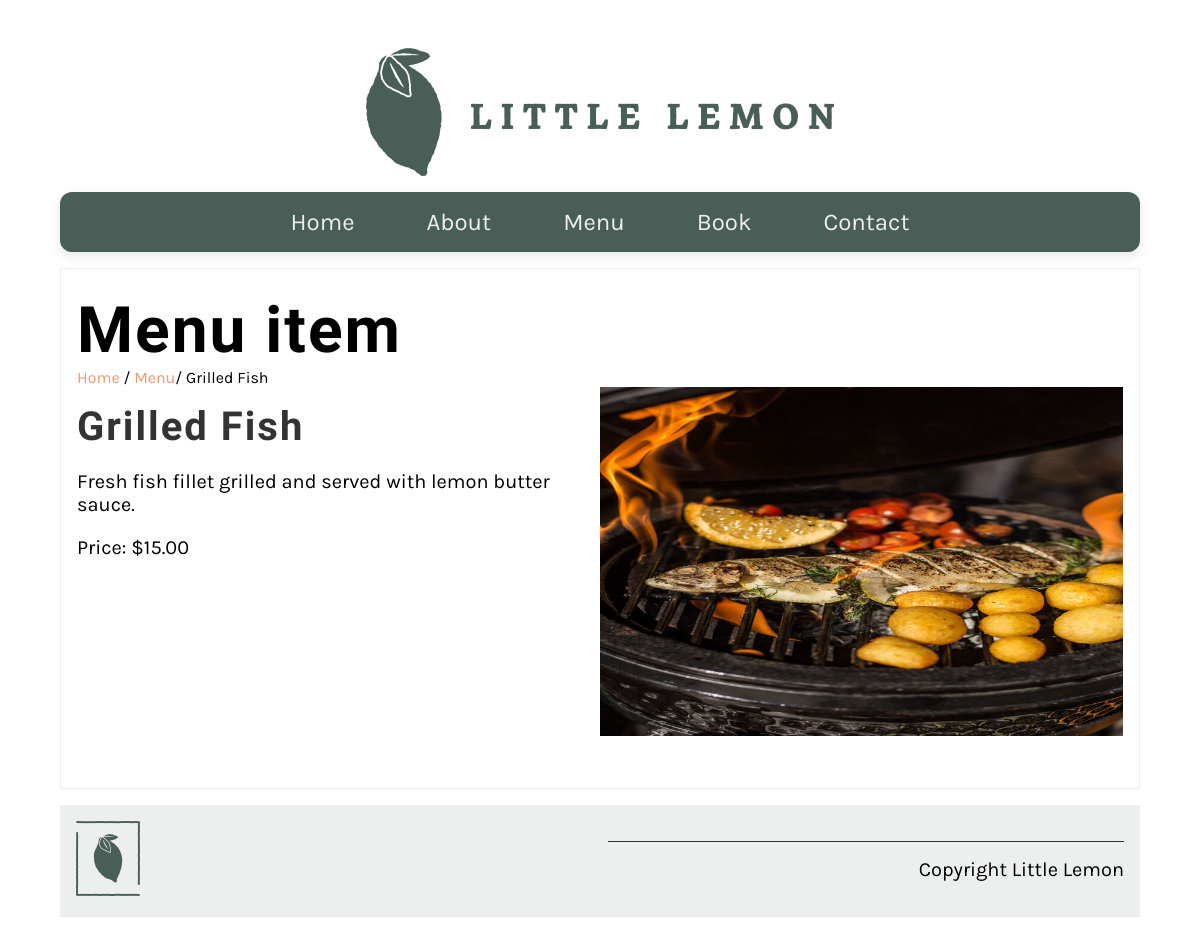
The app's page /menu_item/3/ with its own data.
### restaurant/models.py (models this page shows, shortened)
class Menu(models.Model):
   name=models.CharField(max_length=200)
   price=models.IntegerField(null=False)
   menu_item_description=models.TextField(max_length=1000, default=' ')

### restaurant/views.py (the view)
# urls.py: path('menu_item/<int:pk>/', views.display_menu_item, name="menu_item"),
def display_menu_item(request, pk=None):
    if pk:
        menu_item = Menu.objects.get(pk=pk)
    else:
        menu_item = ""
    return render(request, 'menu_item.html', {"menu_item": menu_item})

### restaurant/templates/menu_item.html
{% extends 'base.html' %}
{% load static %}
{% block content %}
<section>
<article>
<h1>Menu item</h1>
<span>
<a href="{% url 'home' %}">Home</a> /
<a href="{% url 'menu' %}">Menu</a>/
{{menu_item.name}}
</span>
<div class="row">
<div class="column">
<h2>
{{ menu_item.name }}
</h2>
<p>
{{ menu_item.menu_item_description }}
</p>
<p>
Price: ${{ menu_item.price }}.00
</p>
</div>
<div class="column">
<img src="{% static 'img/menu_items/' %}{{menu_item.name}}.jpg" alt="{{ menu_item.name}}" />
</div>
</div>
</article>
</section>
{% endblock %}

### restaurant/static/css/style.css (style rules this page uses)
body { font-family: 'Karla', sans-serif; margin-top: 3rem; margin-bottom: 3rem; margin-left: 5%; margin-right: 5%; }
h1, h2, h3, h4, h5, h6 { font-family: 'Markazi Text', serif; letter-spacing: 2px; }
h1 { font-size: 4rem; margin-top: 1.5rem; margin-bottom: 0; }
h2 { font-size: 2.5rem; color: #333333; margin:1rem 0; }
p, ul { font-size: 1.25rem; }
a { color: #EE9972; text-decoration: none; }
section { display: flex; gap: 2rem 1rem; margin-top: 1rem; margin-bottom: 1rem; flex-direction: row; }
article { flex: 1; }
article img { max-width: 100%; }
main article { border: 1px solid #EDEFEE; padding-left: 1rem; padding-right: 1rem; }
.row { display: flex; flex-direction: row; width: 100%; padding-bottom: 1rem; }
.column { flex-basis: 50%; margin-bottom: 1rem; padding-bottom: 1rem; }

### records on screen
Menu: name "Grilled Fish", menu_item_description "Fresh fish fillet grilled and served with lemon butter sauce.", price "15", name (picture)
